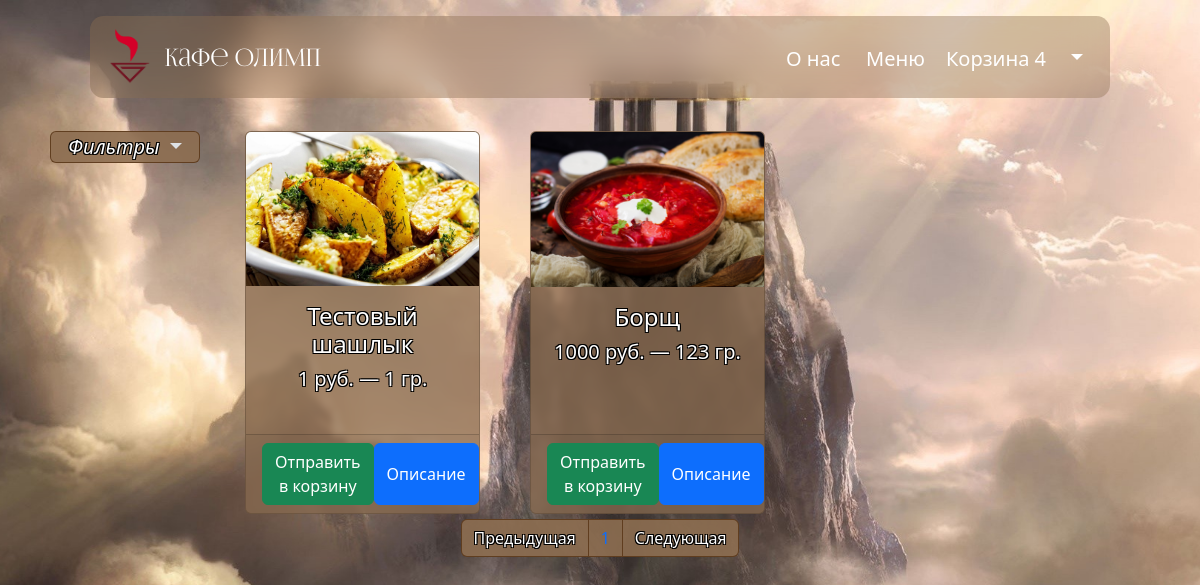
The app's page /products/ (signed in), older data.
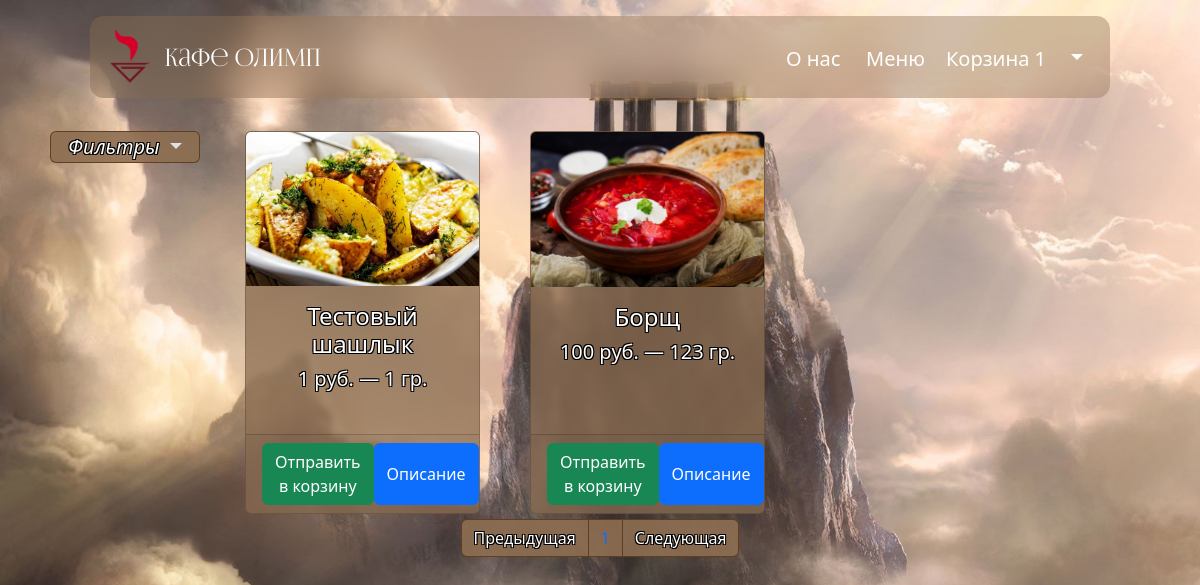
The same page, newer data.
### users/models.py (models this page shows)
class User(AbstractUser):
    phone_number = PhoneNumberField(blank=True, unique=True, verbose_name="Номер телефона")
    loyalty_program = models.PositiveIntegerField(verbose_name="Баллы программы лояльности", default=0)

### products/models.py (models this page shows, shortened)
class Basket(models.Model):
    user = models.ForeignKey(to=User, on_delete=models.CASCADE)
    product = models.ForeignKey(to=Product, on_delete=models.CASCADE)
    quantity = models.PositiveSmallIntegerField(default=0)
    created_timestamp = models.DateTimeField(auto_now_add=True)
    objects = BasketQuerySet.as_manager()

class Product(models.Model):
    name = models.CharField(max_length=256, verbose_name="Название")
    slug = models.SlugField(max_length=200, unique=True, blank=True, null=True, verbose_name='URL')
    description = models.TextField()
    price = models.DecimalField(max_digits=8, decimal_places=0, verbose_name="Цена")  # знаки после запятой и количество цифр в цене
    weight = models.DecimalField(max_digits=8, decimal_places=0, verbose_name="Вес")  # знаки после запятой и количество цифр в весе
    on_or_off = models.BooleanField(default=True, verbose_name="Продаётся")
    image = models.ImageField(upload_to='products_images')
    category = models.ForeignKey(to=ProductCategory, on_delete=models.PROTECT, verbose_name="Категория")
    class Meta:
        db_table = 'product'
        verbose_name = 'Продукт'
        verbose_name_plural = 'Продукты'
        ordering = ("id",)

### products/views.py (the view)
# urls.py: path('products/', include('products.urls', namespace='products')),
def products(request, category_id=1, page_number=1):
    if category_id:
        category = ProductCategory.objects.get(id=category_id)
        if category == ProductCategory.objects.get(id=1):
            products = Product.objects.all().filter(on_or_off=True)
        else:
            products = Product.objects.filter(category=category).filter(on_or_off=True)
    else:
        products = Product.objects.all().filter(on_or_off=True)
    per_page = 6
    paginator = Paginator(products, per_page)
    products_paginator = paginator.page(page_number)
    products_value = products.count()
    if request.user.is_authenticated:
        context = {'title': 'Меню - Кафе Олимп',
                   'products': products_paginator,
                   'categoryes': ProductCategory.objects.all(),
                   'baskets': Basket.objects.filter(user=request.user),
                   'products_value': products_value,
                   }
    else:
        context = {'title': 'Меню - Кафе Олимп',
                   'products': products_paginator,
                   'categoryes': ProductCategory.objects.all(),
                   'products_value': products_value,
                   }
    return render(request, 'products/products.html', context)

### products/models.py (called while the page is built)
    def total_quantity(self):
        if self:
            return sum(basket.quantity for basket in self)
        return 0

### products/templatetags/basket_tags.py (called while the page is built)
@register.simple_tag()
def basket_quantity(user):
    baskets = Basket.objects.filter(user=user)
    return baskets.total_quantity()

### products/templates/products/products.html (shortened to what this page needs)
<!DOCTYPE html>
<html lang="ru">
{% extends 'products/base.html' %}
{% load static %}
{% block css %}
<link rel="stylesheet" href="{% static '/css/products.css' %}">
{% endblock %}
{% block content %}
<head>
</head>
<div class="container">
    <h1>&nbsp;</h1>
    <div class="row">
        <div class="col-lg-2">
            <div class="dropdown card text-center " data-bs-theme="dark" id="dropdown_1">
                <a class="nav-link active dropdown-toggle" href="#" id="navbarDropdown" role="button"
                       data-bs-toggle="dropdown" aria-expanded="false">
                        <i id="filters_1">Фильтры </i>
                </a>
            </div>
        </div>
        <div class="col-lg-9">
            {% if products_value == 0 %}
            <div class="mb-4 text-center">
                <h1>В этой категории либо нет блюд, либо они закончились</h1>
            </div>
            {% else %}
            <div class="row">
                {% for product in products %}
                <div class="col-lg-4 col-md-6 mb-4">
                    <div class="card h-100">
                        <a>
                            <img class="card-img-top" src="{{ product.image.url }}" alt="">
                        </a>
                        <div class="card-body mx-auto">
                            <h4 class="card-title text-center">
                                <a>{{ product.name }}</a>
                            </h4>
                            <div class="text-center card-title">
                                <h5 class>{{ product.price }} руб. — {{ product.weight }} гр.</h5>
                            </div>
                        </div>
                        <div class="card-footer text-center d-flex justify-content-between">
                            {% if user.is_authenticated %}
                            <a class="btn btn-success add-to-basket" href="{% url 'products:basket_add' %}"
                               data-product-id="{{product.id}}">
                                Отправить в корзину
                            </a>
                            {% else %}
                            <a class="btn btn-success add-to-basket" href="{% url 'products:basket_none' %}">
                                Отправить в корзину
                            </a>
                            {% endif %}
                            <button type="button" id="modalButton" class="btn btn-primary"
                                    data-product-id="{{product.id}}" href="{% url 'products:product_details' %}">
                                Описание
                            </button>
                        </div>
                    </div>
                </div>
                {% endfor %}
            </div>
            {% endif %}
        </div>
        <nav aria-label="Page navigation example ">
            <ul class="pagination justify-content-center">
                <li class="page-item {% if not products.has_previous %} disabled {% endif %}">
                    <a class="page-link"
                       href="{% if products.has_previous %} {% url 'products:paginator' products.previous_page_number %} {% else %} # {% endif %}"
                       tabindex="-1" aria-disabled="true" id="pred">Предыдущая
                    </a>
                </li>
                {% for page in products.paginator.page_range %}
                <li class="page-item">
                    <a class="page-link" href="{% url 'products:paginator' page %}">
                    </a>
                </li>
                {% endfor %}
                <li class="page-item {% if not products.has_next %} disabled {% endif %}">
                    <a class="page-link"
                       href="{% if products.has_next %} {% url 'products:paginator' products.next_page_number %} {% else %} # {% endif %}"
                       id="sled">Следующая
                    </a>
                </li>
            </ul>
        </nav>
    </div>
</div>
{% endblock %}

### products/templates/products/base.html (shortened to what this page needs)
<!DOCTYPE html>
<html lang="ru">
{% load static %}
{% load basket_tags %}
<head>
    <link href="{% static '/bootstrap/css/bootstrap.min.css' %}" rel="stylesheet">
    <link rel="stylesheet" href="{% static '/css/base.css' %}">
    {% block css %} {% endblock %}
</head>
<body>
<nav class="navbar navbar-expand-lg navbar-dark bg-transparent fixed-top border-bottom-dark">
    <div class="container">
        <a class="navbar-brand " href="{% url 'index' %}" style="font-family:FoglihtenNo06" id="logotype">
            <img src="/static/img/Logo_p.png" alt="logotip" height="56px" width="56px"/> Кафе Олимп</a>
        <div class="collapse navbar-collapse" id="navbarSupportedContent">
            <ul class="navbar-nav ms-auto">
                <li class="nav-item" id="button_1">
                    <a class="nav-link active" href="{% url 'we' %}">
                        О нас
                    </a>
                </li>
                <li class="nav-item" id="button_2">
                    <a class="nav-link active" href="{% url 'products:index' %}">
                        Меню
                    </a>
                </li>
                {% if user.is_authenticated %}
                <li class="nav-item" id="button_3">
                    <a class="nav-link active" href="{% url 'basket' %}">
                        Корзина
                        <span id="goods-in-basket-count">{% basket_quantity user=request.user %}</span>
                    </a>
                </li>
                <li class="nav-item  dropdown" id="button_4">
                    <a class="nav-link active dropdown-toggle" href="#" id="navbarDropdown" role="button"
                       data-bs-toggle="dropdown" aria-expanded="false">
                    </a>
                </li>
                {% else %}
                <li class="nav-item">
                    <a class="nav-link active" href="{% url 'users:login' %}" id="button_10">Войти <i class="fas fa-sign-in-alt"></i></a>
                </li>
                {% endif %}
            </ul>
        </div>
    </div>
</nav>
{% block content %} {% endblock %}
</body>
</html>

### static_dev/css/base.css (style rules this page uses)
.navbar { z-index: 9998; backdrop-filter: blur(1rem); background-color: rgb(141 110 82 / 40%) !important; max-width: 85%; margin-top: 1rem; margin-left: auto; margin-right: auto; border-radius: 0.842rem; }
body { background: url("../img/wallpaper.jpg") no-repeat center top fixed; -webkit-background-size: cover; -moz-background-size: cover; background-size: cover; -o-background-size: cover; padding-top: 56px; font-size: 20px; }
#logotype { font-family: 'FoglihtenNo06'; font-size: clamp( 1.1rem, 5vw, 3vh) }
#button_1, #button_2, #button_3, #button_4,#button_10 { text-decoration: none; }
#button_1::before { content: ""; position: relative; display: block; height: 3px; bottom: -40px; left: 0; background-color: #FFFFFF; transform: scaleX(0); transition: transform 0.2s ease; }
#button_2::before { content: ""; position: relative; display: block; height: 3px; bottom: -40px; left: 0; background-color: #FFFFFF; transform: scaleX(0); transition: transform 0.2s ease; }
#button_3::before { content: ""; position: relative; display: block; height: 3px; bottom: -40px; left: 0; background-color: #FFFFFF; transform: scaleX(0); transition: transform 0.2s ease; }
#button_4::before { content: ""; position: relative; display: block; height: 3px; bottom: -40px; left: 0; background-color: #FFFFFF; transform: scaleX(0); transition: transform 0.2s ease; }
@media screen and (min-width:320px) { .navbar { max-width: 96%; } }
@media screen and (min-width:320px) { #button_1::before { width: 80px; } }
@media screen and (min-width:320px) { #button_2::before { width: 80px; } }
@media screen and (min-width:320px) { #button_3::before { width: 120px; } }
@media screen and (min-width:320px) { #button_4::before { width: 40px; } }
@media screen and (min-width:481px) { .navbar { max-width: 85%; } }
@media screen and (min-width:481px) { #button_1::before { width: 80px; } }
@media screen and (min-width:481px) { #button_2::before { width: 80px; } }
@media screen and (min-width:481px) { #button_3::before { width: 120px; } }
@media screen and (min-width:481px) { #button_4::before { width: 40px; } }
@media screen and (min-width:641px) { .navbar { max-width: 85%; } }
@media screen and (min-width:641px) { #button_1::before { width: 80px; } }
@media screen and (min-width:641px) { #button_2::before { width: 80px; } }
@media screen and (min-width:641px) { #button_3::before { width: 120px; } }
@media screen and (min-width:641px) { #button_4::before { width: 40px; } }
@media screen and (min-width:641px) { .navbar { max-width: 93%; } }
@media screen and (min-width:961px) { .navbar { max-width: 85%; } }
@media screen and (min-width:961px) { #button_1::before { width: 80px; } }
@media screen and (min-width:961px) { #button_2::before { width: 80px; } }
@media screen and (min-width:961px) { #button_3::before { width: 120px; } }
@media screen and (min-width:961px) { #button_4::before { width: 40px; } }
@media screen and (min-width:1025px) { .navbar { max-width: 85%; } }
@media screen and (min-width:1025px) { #button_1::before { width: 80px; } }
@media screen and (min-width:1025px) { #button_2::before { width: 80px; } }
@media screen and (min-width:1025px) { #button_3::before { width: 120px; } }
@media screen and (min-width:1025px) { #button_4::before { width: 40px; } }

### static_dev/css/products.css (style rules this page uses)
.card { margin-top: 1.2rem; margin-left: auto; margin-right: auto; max-width: 90%; backdrop-filter: blur(0.2rem); background-color: rgb(141 110 82 / 75%) !important; }
.card-title { color: white !important; text-shadow: -1px -1px 0 #000, 1px -1px 0 #000, -1px 1px 0 #000, 1px 1px 0 #000; }
#filters_1 { color: white !important; text-shadow: -1px -1px 0 #000, 1px -1px 0 #000, -1px 1px 0 #000, 1px 1px 0 #000; }
#dropdown_1 { z-index: 9997; background-color: rgb(141 110 82 / 90%) !important; border-color: rgb(92 57 27 / 90%) !important; margin-top: 1.2rem; }
.page-link { background-color: rgb(141 110 82 / 90%) !important; border-color: rgb(92 57 27 / 90%) !important; }
#pred { color: white !important; text-shadow: -1px -1px 0 #000, 1px -1px 0 #000, -1px 1px 0 #000, 1px 1px 0 #000; }
#sled { color: white !important; text-shadow: -1px -1px 0 #000, 1px -1px 0 #000, -1px 1px 0 #000, 1px 1px 0 #000; }

Row changes from the older to the newer data that the page shows:
computed for User: id.quantity "4" → "1"
changed Product "Борщ": price "1000" → "100"
